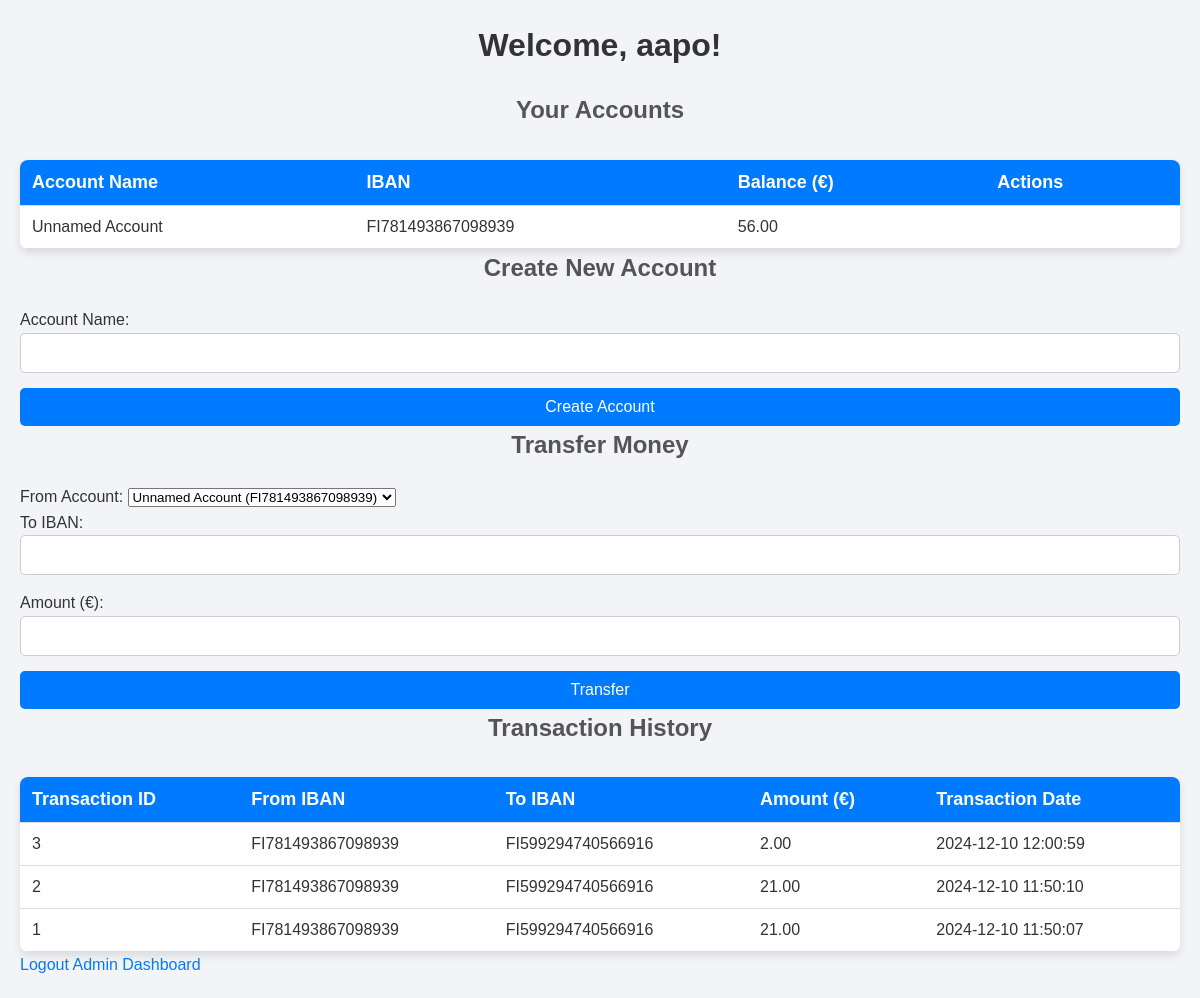
Before: /dashboard.php (signed in) with the older database file.
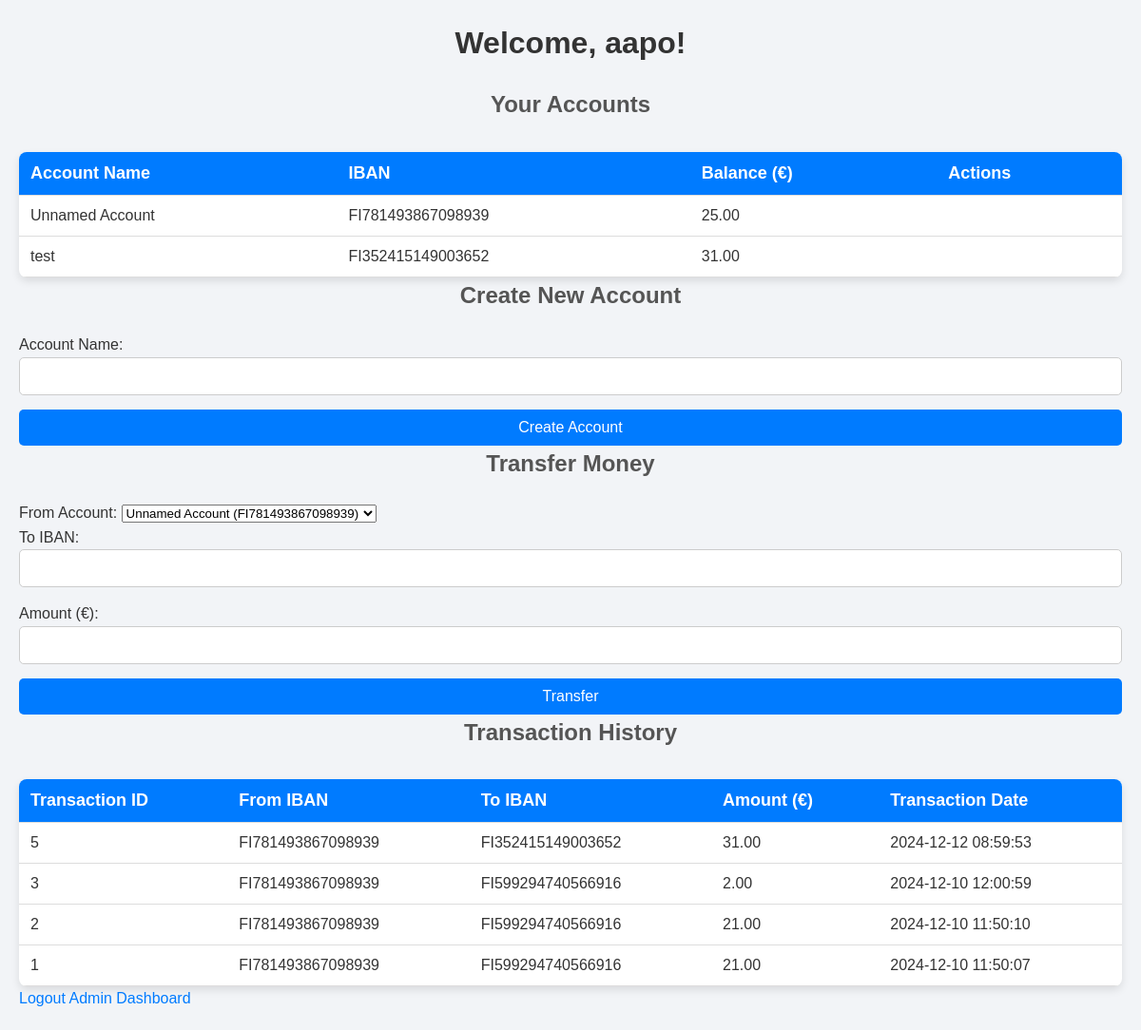
After: the same page with the newer database file.
### tables this page shows
CREATE TABLE `accounts` (
  `id` int(11) NOT NULL,
  `user_id` int(11) NOT NULL,
  `balance` decimal(15,2) DEFAULT 0.00,
  `iban` varchar(34) NOT NULL,
  `account_name` varchar(255) NOT NULL,
  `name` varchar(255) NOT NULL DEFAULT 'Unnamed Account',
  `is_approved` tinyint(1) DEFAULT 0
);

CREATE TABLE `transactions` (
  `id` int(11) NOT NULL,
  `iban` varchar(34) NOT NULL,
  `user_id` int(11) NOT NULL,
  `to_iban` varchar(34) NOT NULL,
  `to_user_id` int(11) NOT NULL,
  `amount` decimal(15,2) NOT NULL,
  `info` text DEFAULT NULL,
  `transaction_date` timestamp NOT NULL DEFAULT current_timestamp()
);

### dashboard.php (the view, shortened to what this page needs)
<?php
require 'config.php';
$user_id = $_SESSION['user_id'];
$stmt = $pdo->prepare("SELECT username, is_admin FROM users WHERE id = ?");
$stmt->execute([$user_id]);
$user = $stmt->fetch();
$stmt = $pdo->prepare("SELECT accounts.id, accounts.name, accounts.iban, accounts.balance, accounts.is_delete_requested
    FROM accounts WHERE accounts.user_id = ?");
$stmt->execute([$user_id]);
$accounts = $stmt->fetchAll();
$stmt = $pdo->prepare("
    SELECT t.id, t.iban, t.to_iban, t.amount, t.transaction_date, a.balance AS sender_balance, b.balance AS recipient_balance
    FROM transactions t
    LEFT JOIN accounts a ON a.iban = t.iban
    LEFT JOIN accounts b ON b.iban = t.to_iban
    WHERE t.user_id = ? OR t.to_user_id = ?
    ORDER BY t.transaction_date DESC
");
$stmt->execute([$user_id, $user_id]);
$transactions = $stmt->fetchAll();
?>
<!DOCTYPE html>
<html lang="en">
<head>
</head>
<body>
    <div class="container">
        <h1>Welcome, <?= htmlspecialchars($user['username']) ?>!</h1>
        <h2>Your Accounts</h2>
        <table>
            <tr>
                <th>Account Name</th>
                <th>IBAN</th>
                <th>Balance (€)</th>
                <th>Actions</th>
            </tr>
            <?php foreach ($accounts as $account): ?>
            <tr>
                <td><?= htmlspecialchars($account['name']) ?></td>
                <td><?= htmlspecialchars($account['iban']) ?></td>
                <td style="text-align: left;"><?= number_format($account['balance'], 2) ?></td>
                <td>
                </td>
            </tr>
            <?php endforeach; ?>
        </table>
        <h2>Create New Account</h2>
        <form method="POST">
            <label for="account_name">Account Name:</label>
            <input type="text" name="account_name" required>
            <button type="submit" name="create_account">Create Account</button>
        </form>
        <h2>Transfer Money</h2>
        <form method="POST">
            <label for="from_iban">From Account:</label>
            <select name="from_iban" required>
                <?php foreach ($accounts as $account): ?>
                <option value="<?= htmlspecialchars($account['iban']) ?>">
                    <?= htmlspecialchars($account['name']) ?> (<?= htmlspecialchars($account['iban']) ?>)
                </option>
                <?php endforeach; ?>
            </select>
            <br>
            <label for="to_iban">To IBAN:</label>
            <input type="text" name="to_iban" required>
            <br>
            <label for="amount">Amount (€):</label>
            <input type="number" name="amount" min="0.01" step="0.01" required>
            <br>
            <button type="submit">Transfer</button>
        </form>
        <h2>Transaction History</h2>
        <table>
            <tr>
                <th>Transaction ID</th>
                <th>From IBAN</th>
                <th>To IBAN</th>
                <th>Amount (€)</th>
                <th>Transaction Date</th>
            </tr>
            <?php foreach ($transactions as $transaction): ?>
            <tr>
                <td><?= htmlspecialchars($transaction['id']) ?></td>
                <td><?= htmlspecialchars($transaction['iban']) ?></td>
                <td><?= htmlspecialchars($transaction['to_iban']) ?></td>
                <td><?= number_format($transaction['amount'], 2) ?></td>
                <td style="text-align: left;"><?= htmlspecialchars($transaction['transaction_date']) ?></td>
            </tr>
            <?php endforeach; ?>
        </table>
        <a href="logout.php">Logout</a>
        <?php if ($user['is_admin']): ?>
            <a href="admin_dashboard.php">Admin Dashboard</a>
        <?php endif; ?>
    </div>
</body>
</html>

Changed rows visible on the page:
changed accounts "Unnamed Account": balance "56.00" → "25.00"
added accounts: name "test", iban "FI352415149003652", balance "31.00"
added transactions: id "5", iban "FI781493867098939", to_iban "FI352415149003652", amount "31.00", transaction_date "2024-12-12 08:59:53"
